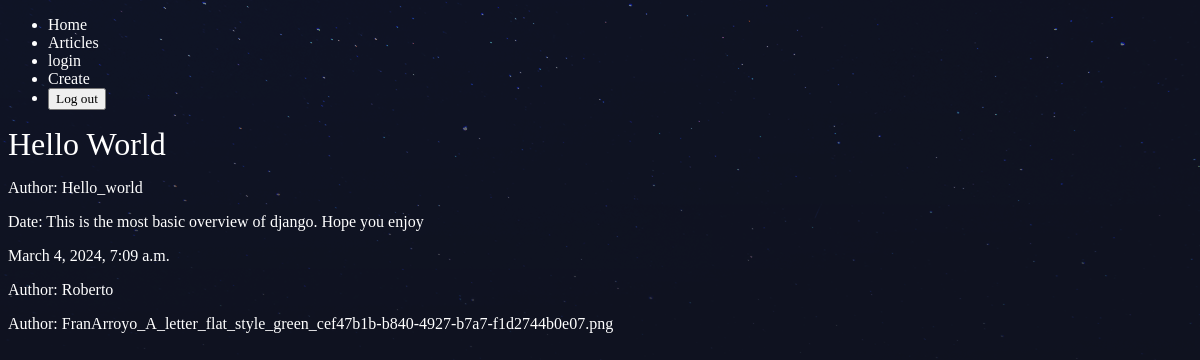
The app's page /article/1/ with its own data.
### base/models.py (models this page shows, shortened)
class Article(models.Model):
    title = models.CharField(max_length=200)
    slug = models.SlugField(unique=True, max_length=200)
    content = models.TextField()
    date_published = models.DateTimeField(default=timezone.now)
    author = models.CharField(max_length=100)
    thumb = models.ImageField(default='default.png', blank=True)

### base/views.py (the view)
# urls.py: path('article/<int:article_id>/', views.article_detail, name='article_detail'),
def article_detail(request,article_id,  *args, **kwargs):
    article = get_object_or_404(Article, pk = article_id)
    return render(request, 'base/article_detail.html', {'article':article})

### base/templates/base/article_detail.html
{% extends 'base.html' %}
{% block content %}
    <h1>{{ article.title }}</h1>
    <p>Author: {{ article.slug }}</p>
    <p>Date: {{ article.content }}</p>
    <p>{{ article.date_published }}</p>
    <p>Author: {{ article.author }}</p>
    <p>Author: {{ article.thumb }}</p>
{% endblock %}

### assets/style.css (style rules this page uses)
body { background-color: #0f121f; background-image: url(stars.png); background-repeat: no-repeat; color: #fff; }
body * { font-family: Ubuntu; }
h1, h2, h3, h4, h5 { font-weight: normal; margin: 0; }

### records on screen
Article: title "Hello World", slug "Hello_world", content "This is the most basic overview of django. Hope you enjoy", date_published "March 4, 2024, 7:09 a.m.", author "Roberto", thumb "FranArroyo_A_letter_flat_style_green_cef47b1b-b840-4927-b7a7-f1d2744b0e07.png"
